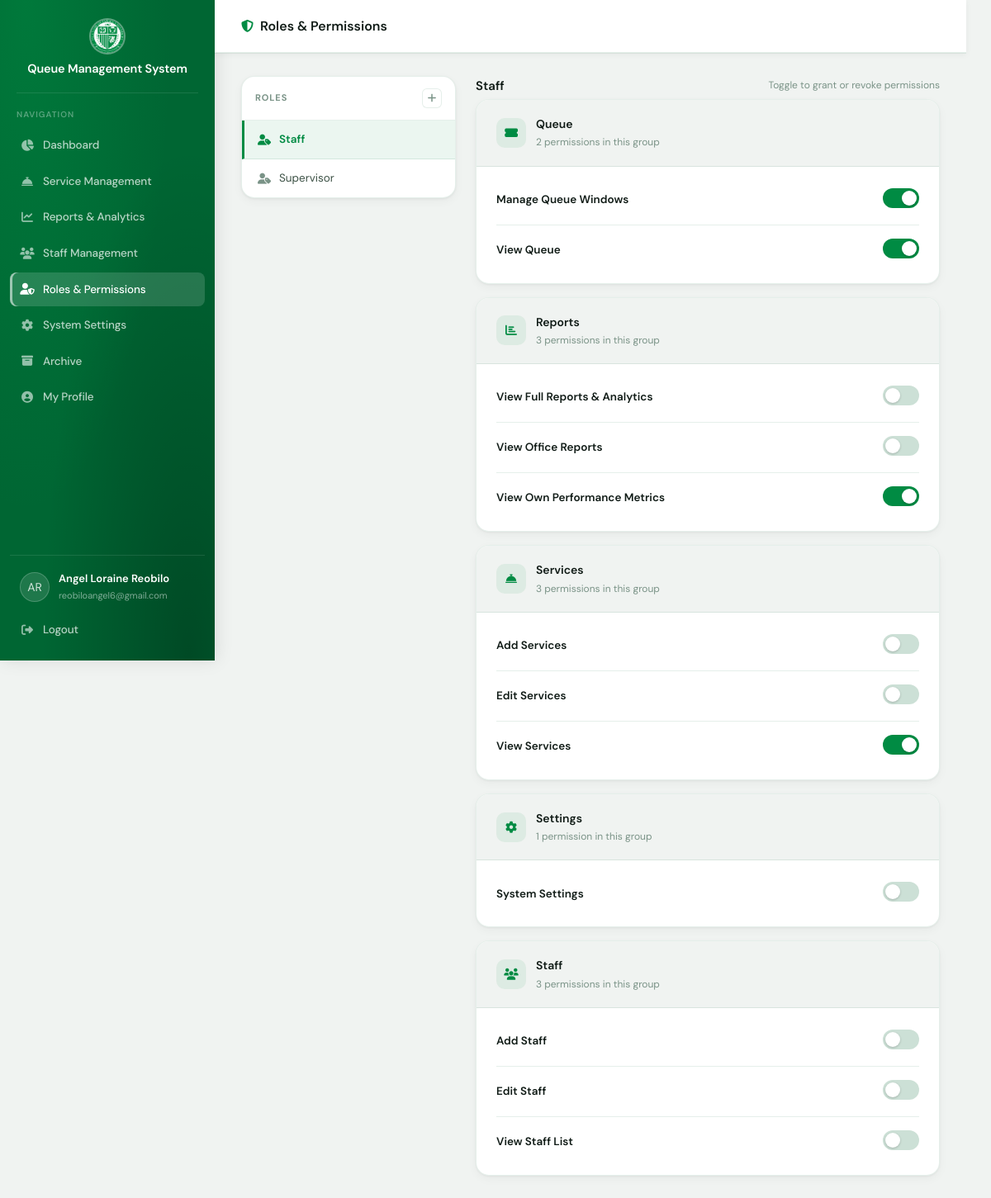
The app's page /roles.php (signed in) with its own data.
### tables this page shows
CREATE TABLE `roles` (
  `id` int(11) NOT NULL,
  `name` varchar(50) NOT NULL,
  `created_at` timestamp NOT NULL DEFAULT current_timestamp()
);

CREATE TABLE `permissions` (
  `id` int(11) NOT NULL,
  `key` varchar(100) NOT NULL,
  `label` varchar(100) NOT NULL,
  `group_name` varchar(50) DEFAULT NULL
);

### includes/db.php (called while the page is built, shortened)
<?php
class Database
{
    private $conn;
    public function __construct()
    {
        $this->conn = new mysqli(
            DB_HOST,
            DB_USER,
            DB_PASS,
            DB_NAME,
        );
        $this->conn->set_charset('utf8mb4');
        $this->conn->query("SET time_zone = '+08:00'");
    }
    public function getConnection()
    {
        return $this->conn;
    }
}
$db = new Database();

### roles.php (the view, shortened to what this page needs)
<?php
require_once __DIR__ . '/includes/db.php';
require_once __DIR__ . '/includes/auth.php';
$roles = [];
$stmt = $db->getConnection()->prepare("SELECT * FROM roles WHERE id != 1 ORDER BY name ASC");
if ($stmt) {
    $stmt->execute();
    $roles = $stmt->get_result()->fetch_all(MYSQLI_ASSOC);
}
$permissions = [];
$stmt = $db->getConnection()->prepare("SELECT * FROM permissions ORDER BY group_name, label ASC");
if ($stmt) {
    $stmt->execute();
    $result = $stmt->get_result();
    while ($row = $result->fetch_assoc()) {
        $permissions[$row['group_name']][] = $row;
    }
}
$activeRoleId = isset($_GET['role']) ? (int) $_GET['role'] : ($roles[0]['id'] ?? 0);
?>
<!DOCTYPE html>
<html lang="en">
<head>
    <link rel="stylesheet" href="css/style.css">
    <link rel="stylesheet" href="css/dashboard.css">
    <link rel="stylesheet" href="css/settings.css">
    <link rel="stylesheet" href="css/roles.css">
    <link rel="stylesheet" href="https://cdnjs.cloudflare.com/ajax/libs/font-awesome/6.4.0/css/all.min.css">
</head>
<body>
    <div class="roles-container">
        <?php include 'includes/sidebar.php'; ?>
        <div class="roles-body">
            <header class="dashboard-header">
                <div class="header-left">
                    <h2 class="header-page-title">
                        <i class="fas fa-shield-alt"></i> Roles & Permissions
                    </h2>
                </div>
            </header>
            <div class="dashboard-main">
                <div class="dashboard-content">
                    <div class="roles-grid">
                        <div class="role-selector">
                            <div class="role-selector-header">
                                <span class="role-selector-title">Roles</span>
                                <button class="btn-add-role" title="Add role" onclick="openModal('addRoleModal')">
                                    <i class="fas fa-plus"></i>
                                </button>
                            </div>
                            <ul class="role-selector-list">
                                <?php if (empty($roles)): ?>
                                    <div class="role-selector-empty">No roles yet</div>
                                <?php else: ?>
                                    <?php foreach ($roles as $role): ?>
                                        <li class="role-selector-item <?php echo $role['id'] === $activeRoleId ? 'active' : ''; ?>"
                                            id="role-item-<?php echo $role['id']; ?>"
                                            onclick="selectRole(<?php echo $role['id']; ?>)">
                                            <i class="fas fa-user-tag role-icon"></i>
                                            <span class="role-item-name"><?php echo htmlspecialchars(ucfirst($role['name'])); ?></span>
                                        </li>
                                    <?php endforeach; ?>
                                <?php endif; ?>
                            </ul>
                        </div>
                        <div class="settings-sections" id="permsContainer">
                            <?php if (empty($roles)): ?>
                                <div class="empty-state">
                                    <div class="empty-state-icon"><i class="fas fa-shield-alt"></i></div>
                                    <div class="empty-state-title">No roles yet</div>
                                    <div class="empty-state-message">Add a role on the left to start assigning permissions.</div>
                                </div>
                            <?php else: ?>
                                <?php foreach ($roles as $ri => $role): ?>
                                    <div id="perms-view-<?php echo $role['id']; ?>"
                                        style="display:<?php echo $role['id'] === $activeRoleId ? 'contents' : 'none'; ?>">
                                        <div class="perms-section-header-bar">
                                            <span class="perms-role-title"><?php echo htmlspecialchars(ucfirst($role['name'])); ?></span>
                                            <span class="perms-hint">Toggle to grant or revoke permissions</span>
                                        </div>
                                        <?php foreach ($permissions as $group => $perms): ?>
                                            <div class="settings-section">
                                                <div class="settings-section-header">
                                                    <div class="settings-section-icon">
                                                        <?php
                                                        $groupIcon = match (strtolower($group)) {
                                                            'queue'    => 'fa-ticket-alt',
                                                            'reports'  => 'fa-chart-bar',
                                                            'services' => 'fa-concierge-bell',
                                                            'settings' => 'fa-cog',
                                                            'staff'    => 'fa-users',
                                                            default    => 'fa-key',
                                                        };
                                                        ?>
                                                        <i class="fas <?php echo $groupIcon; ?>"></i>
                                                    </div>
                                                    <div>
                                                        <div class="settings-section-title"><?php echo htmlspecialchars($group); ?></div>
                                                        <div class="settings-section-desc">
                                                            <?php echo count($perms); ?> permission<?php echo count($perms) !== 1 ? 's' : ''; ?> in this group
                                                        </div>
                                                    </div>
                                                </div>
                                                <div class="settings-section-body">
                                                    <div class="perm-rows">
                                                        <?php foreach ($perms as $perm): ?>
                                                            <div class="perm-row">
                                                                <div class="perm-row-info">
                                                                    <div class="perm-row-label"><?php echo htmlspecialchars($perm['label']); ?></div>
                                                                </div>
                                                                <label class="toggle-switch perm-toggle">
                                                                    <span class="toggle-track"></span>
                                                                </label>
                                                            </div>
                                                        <?php endforeach; ?>
                                                    </div>
                                                </div>
                                            </div>
                                        <?php endforeach; ?>
                                    </div>
                                <?php endforeach; ?>
                            <?php endif; ?>
                        </div>
                    </div>
                </div>
            </div>
        </div>
    </div>
</body>
</html>

### css/style.css (style rules this page uses)
:root { --primary-color: #008b43; --primary-dark: #006633; --primary-light: #00b856; --bg-light: #f4f6f5; --bg-white: #ffffff; --text-dark: #1a1a1a; --text-light: #6b7280; --text-white: #ffffff; --border-color: #e5e7eb; --error-color: #c62828; --error-light: #ffebee; --success-color: #2e7d32; --success-light: #e8f5e9; --warning-color: #e65100; --warning-light: #fff3e0; --spacing-xs: 4px; --spacing-sm: 8px; --spacing-md: 16px; --spacing-lg: 24px; --spacing-xl: 36px; --shadow-sm: 0 1px 3px rgba(0, 0, 0, 0.08), 0 1px 2px rgba(0, 0, 0, 0.06); --shadow-md: 0 4px 12px rgba(0, 0, 0, 0.1), 0 2px 6px rgba(0, 0, 0, 0.07); --shadow-lg: 0 10px 32px rgba(0, 0, 0, 0.12), 0 4px 12px rgba(0, 0, 0, 0.08); --radius-sm: 4px; --radius-md: 8px; --radius-lg: 14px; --radius-full: 50%; --transition: all 0.25s ease; }
*, *::before, *::after { margin: 0; padding: 0; box-sizing: border-box; }
html, body { height: 100%; scrollbar-gutter: stable; overflow-y: scroll; }
body { font-family: "DM Sans", -apple-system, BlinkMacSystemFont, "Segoe UI", sans-serif; background-color: var(--bg-light); color: var(--text-dark); line-height: 1.6; -webkit-font-smoothing: antialiased; }
h1, h2, h3, h4, h5, h6 { font-weight: 600; line-height: 1.25; margin-bottom: var(--spacing-md); }
h2 { font-size: 22px; }
label { display: block; margin-bottom: 6px; font-size: 13px; font-weight: 500; color: var(--text-dark); }

### css/dashboard.css (style rules this page uses)
:root { --primary: #008b43; --primary-dark: #006633; --primary-ghost: rgba(0, 139, 67, 0.08); --bg: #f0f3f1; --surface: #ffffff; --text-1: #111c17; --text-2: #3d5246; --text-3: #7a9387; --text-inv: #ffffff; --border: rgba(0, 100, 50, 0.1); --border-strong: rgba(0, 100, 50, 0.2); --sidebar-w: 260px; --header-h: 64px; --radius: 10px; --radius-lg: 16px; --shadow-card: 0 1px 3px rgba(0, 0, 0, 0.06), 0 4px 12px rgba(0, 0, 0, 0.04); --shadow-sidebar: 2px 0 20px rgba(0, 0, 0, 0.1); --shadow-header: 0 1px 0 rgba(0, 100, 50, 0.08), 0 2px 8px rgba(0, 0, 0, 0.05); --font: "DM Sans", -apple-system, BlinkMacSystemFont, "Segoe UI", sans-serif; --font-mono: "DM Mono", "SF Mono", monospace; --ease: cubic-bezier(0.16, 1, 0.3, 1); --t: 0.2s; }
*, *::before, *::after { margin: 0; padding: 0; box-sizing: border-box; }
html, body { height: 100%; }
body { font-family: var(--font); background: var(--bg); color: var(--text-1); line-height: 1.6; -webkit-font-smoothing: antialiased; }
.dashboard-header { height: var(--header-h); background: var(--surface); border-bottom: 1px solid var(--border); box-shadow: var(--shadow-header); display: flex; align-items: center; justify-content: space-between; padding: 0 32px; position: sticky; top: 0; z-index: 100; flex-shrink: 0; }
.header-left { display: flex; align-items: center; gap: 12px; }
.header-page-title { font-size: 16px; font-weight: 600; color: var(--text-1); display: flex; align-items: center; gap: 8px; margin: 0; }
.header-page-title i { color: var(--primary); font-size: 15px; }
.dashboard-main { flex: 1; }
.dashboard-content { padding: 28px 32px; max-width: 1320px; width: 100%; margin: 0 auto; }

### records on screen
roles: name "Staff", group "Queue", count($perms) "2", group "Reports", count($perms) "3", group "Services", group "Settings", count($perms) "1", group "Staff"
roles: name "Supervisor"
permissions: label "Manage Queue Windows"
permissions: label "View Queue"
permissions: label "View Full Reports & Analytics"
permissions: label "View Office Reports"
permissions: label "View Own Performance Metrics"
permissions: label "Add Services"
permissions: label "Edit Services"
permissions: label "View Services"
permissions: label "System Settings"
permissions: label "Add Staff"
permissions: label "Edit Staff"
permissions: label "View Staff List"

### other values on screen
APP_NAME "Queue Management System"
$initials "AR"
$currentUser['full_name'] "Angel Loraine Reobilo"
$currentUser['email'] "reobiloangel6@gmail.com"
